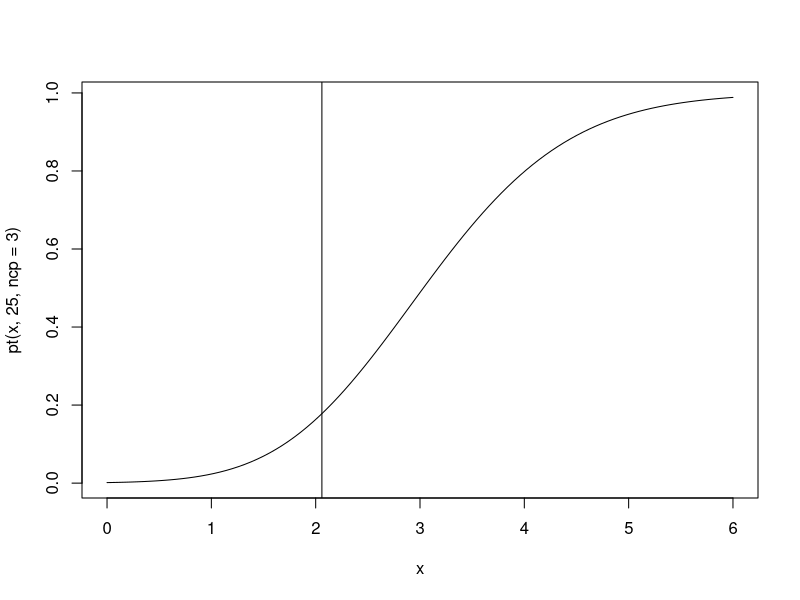

The R script that drew this image: (Note: this script raises an error after producing the figure.)
## ---- chunk 1
curve(pt(x, 25, ncp =3), from = 0, to = 6)
abline(v=qt(.975, 25))
## ---- chunk 2
pt(qt(.975, 25), 25, ncp=3) #prob of type II error
## ---- chunk 3
1-pt(qt(.975, 25), 25, ncp=3)
## ---- chunk 4
power.t.test(delta = .5, sd=2, sig.level = .01, power = .9)
## ---- chunk 5
power.t.test(delta = .5, sd=2, sig.level = .01, power = .9, type = "one.sample")
## ---- chunk 6
power.t.test(delta = .5, sd=2, sig.level = .01, power = .9, type = "paired")
## ---- chunk 7
power.t.test(delta = 10, sd=10*sqrt(2), sig.level = .05, power = .85, type = "paired")

## ---- chunk 8
power.prop.test(power = .85, p1 = .15, p2 = .30)
## ---- chunk 9
power.t.test(delta = .15, sd=.2, sig.level = .05, power = .8, type = "paired")
length(ashina[,1])

#Seems legitimate!
## ---- chunk 10
power.prop.test(power = .90, p1 = .60, p2 = .75)
## ---- chunk 11
curve(pt(x, 25, ncp =3), from = 0, to = 6)

